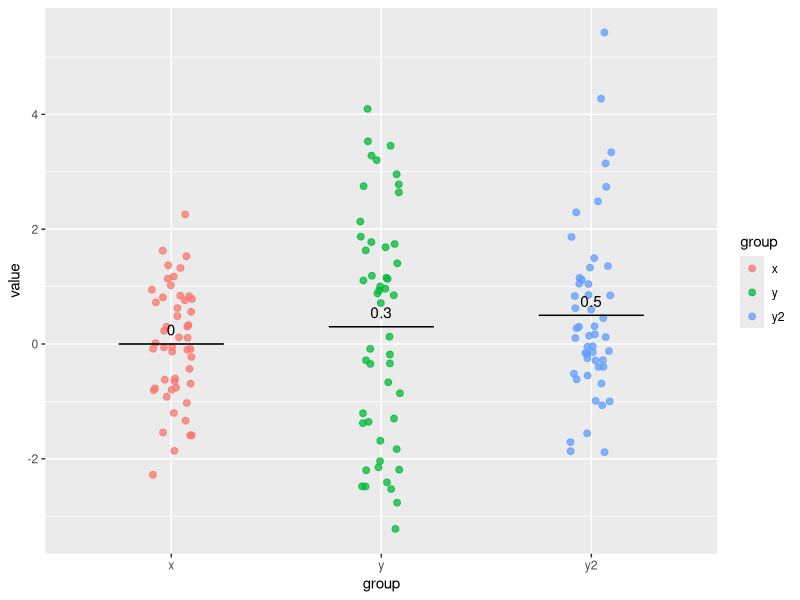
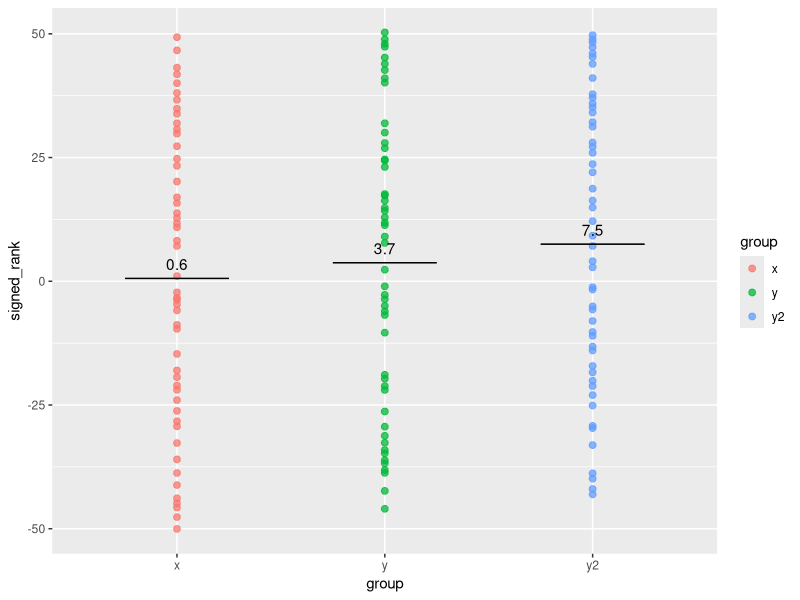

Write the R code that produced these figures, in order.
## ---- chunk 1
library(tidyverse)
rnorm_fixed = function(N, mu = 0, sd = 1){scale(rnorm(N))*sd + mu}
## ---- chunk 2
# Set the seed so our 'random' results match those in the original book
set.seed(40)

# Create the samples (use the same order as original book - y, x, then y2)
y = rnorm_fixed(N = 50, mu=0.3, sd=2)
x = rnorm_fixed(N = 50, mu=0, sd=1)
y2 = rnorm_fixed(N = 50, mu=0.5, sd=1.5)
## ---- chunk 3
# The wide layout is a dataframe with three columns, one for each of x, y and y2
mydata_wide <- tibble(x = x, y = y, y2 = y2)

# the long layout has two columns: one listing the group to which each observation 
# belongs (x, y or y2), and another column with the corresponding value
mydata_long <- mydata_wide %>% 
  gather(group,value,x:y2)
  
## ---- chunk 4
ggplot(mydata_long, aes(x=group, y = value, color = group)) +
  geom_jitter(width = 0.1, alpha = .75, size =2) + 
  stat_summary(fun.y= mean, 
                  fun.ymin=mean, 
                  fun.ymax=mean, 
                  geom="crossbar", 
                  width=0.5, 
                  size=0.2,
                  color="black") +
  stat_summary(fun.y=mean, 
                  colour="black", 
                  geom="text",
                  show_guide = FALSE, 
                  vjust=-0.7, 
                  aes(label=round(..y..,2))) 
## ---- chunk 5
# Takes any list of values, x, and calculates their signed rank
signed_rank = function(x) sign(x) * rank(abs(x))
## ---- chunk 6
mydata_long_signed <- mydata_wide %>% 
  mutate_all(signed_rank) %>% 
  gather(group,signed_rank,x:y2)

ggplot(mydata_long_signed, aes(x=group, y = signed_rank, color = group)) +
  geom_jitter(width = 0, alpha = .75, size = 2) + 
  stat_summary(fun.y= mean, 
                  fun.ymin=mean, 
                  fun.ymax=mean, 
                  geom="crossbar", 
                  width=0.5, 
                  size=0.2,
                  color="black") +
  stat_summary(fun.y=mean, 
                  colour="black", 
                  geom="text",
                  show_guide = FALSE, 
                  vjust=-0.7, 
                  aes(label=round(..y..,1))) 
